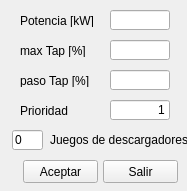
<?xml version="1.0" encoding="UTF-8"?>
<ui version="4.0">
 <class>Form</class>
 <widget class="QWidget" name="Form">
  <property name="windowModality">
   <enum>Qt::ApplicationModal</enum>
  </property>
  <property name="geometry">
   <rect>
    <x>0</x>
    <y>0</y>
    <width>187</width>
    <height>191</height>
   </rect>
  </property>
  <property name="windowTitle">
   <string>Regulador Tensión</string>
  </property>
  <property name="inputMethodHints">
   <set>Qt::ImhNone</set>
  </property>
  <widget class="QPushButton" name="cmdAceptar">
   <property name="geometry">
    <rect>
     <x>23</x>
     <y>160</y>
     <width>75</width>
     <height>23</height>
    </rect>
   </property>
   <property name="text">
    <string>Aceptar</string>
   </property>
   <property name="shortcut">
    <string>Return</string>
   </property>
  </widget>
  <widget class="QPushButton" name="cmdSalir">
   <property name="geometry">
    <rect>
     <x>103</x>
     <y>160</y>
     <width>75</width>
     <height>23</height>
    </rect>
   </property>
   <property name="text">
    <string>Salir</string>
   </property>
   <property name="shortcut">
    <string>Esc</string>
   </property>
  </widget>
  <widget class="QLabel" name="label_11">
   <property name="geometry">
    <rect>
     <x>20</x>
     <y>14</y>
     <width>90</width>
     <height>13</height>
    </rect>
   </property>
   <property name="text">
    <string>Potencia [kW]</string>
   </property>
  </widget>
  <widget class="QLineEdit" name="txtPotencia">
   <property name="geometry">
    <rect>
     <x>110</x>
     <y>10</y>
     <width>60</width>
     <height>20</height>
    </rect>
   </property>
   <property name="inputMethodHints">
    <set>Qt::ImhFormattedNumbersOnly</set>
   </property>
   <property name="text">
    <string/>
   </property>
   <property name="alignment">
    <set>Qt::AlignRight|Qt::AlignTrailing|Qt::AlignVCenter</set>
   </property>
  </widget>
  <widget class="QLabel" name="label_13">
   <property name="geometry">
    <rect>
     <x>20</x>
     <y>44</y>
     <width>90</width>
     <height>13</height>
    </rect>
   </property>
   <property name="text">
    <string>max Tap [%]</string>
   </property>
  </widget>
  <widget class="QLineEdit" name="txtMaxTap">
   <property name="geometry">
    <rect>
     <x>110</x>
     <y>40</y>
     <width>60</width>
     <height>20</height>
    </rect>
   </property>
   <property name="inputMethodHints">
    <set>Qt::ImhFormattedNumbersOnly</set>
   </property>
   <property name="text">
    <string/>
   </property>
   <property name="alignment">
    <set>Qt::AlignRight|Qt::AlignTrailing|Qt::AlignVCenter</set>
   </property>
  </widget>
  <widget class="QLabel" name="label_14">
   <property name="geometry">
    <rect>
     <x>20</x>
     <y>74</y>
     <width>90</width>
     <height>13</height>
    </rect>
   </property>
   <property name="text">
    <string>paso Tap [%]</string>
   </property>
  </widget>
  <widget class="QLineEdit" name="txtPasoTap">
   <property name="geometry">
    <rect>
     <x>110</x>
     <y>70</y>
     <width>60</width>
     <height>20</height>
    </rect>
   </property>
   <property name="inputMethodHints">
    <set>Qt::ImhFormattedNumbersOnly</set>
   </property>
   <property name="text">
    <string/>
   </property>
   <property name="alignment">
    <set>Qt::AlignRight|Qt::AlignTrailing|Qt::AlignVCenter</set>
   </property>
  </widget>
  <widget class="QLineEdit" name="txtDescargadores">
   <property name="geometry">
    <rect>
     <x>12</x>
     <y>130</y>
     <width>31</width>
     <height>20</height>
    </rect>
   </property>
   <property name="inputMethodHints">
    <set>Qt::ImhFormattedNumbersOnly</set>
   </property>
   <property name="text">
    <string>0</string>
   </property>
  </widget>
  <widget class="QLabel" name="label_7">
   <property name="geometry">
    <rect>
     <x>50</x>
     <y>130</y>
     <width>221</width>
     <height>20</height>
    </rect>
   </property>
   <property name="text">
    <string>Juegos de descargadores</string>
   </property>
  </widget>
  <widget class="QLabel" name="label_15">
   <property name="geometry">
    <rect>
     <x>20</x>
     <y>104</y>
     <width>90</width>
     <height>13</height>
    </rect>
   </property>
   <property name="text">
    <string>Prioridad</string>
   </property>
  </widget>
  <widget class="QLineEdit" name="txtPrioridad">
   <property name="geometry">
    <rect>
     <x>110</x>
     <y>100</y>
     <width>60</width>
     <height>20</height>
    </rect>
   </property>
   <property name="inputMethodHints">
    <set>Qt::ImhFormattedNumbersOnly</set>
   </property>
   <property name="text">
    <string>1</string>
   </property>
   <property name="alignment">
    <set>Qt::AlignRight|Qt::AlignTrailing|Qt::AlignVCenter</set>
   </property>
  </widget>
 </widget>
 <resources/>
 <connections/>
</ui>
